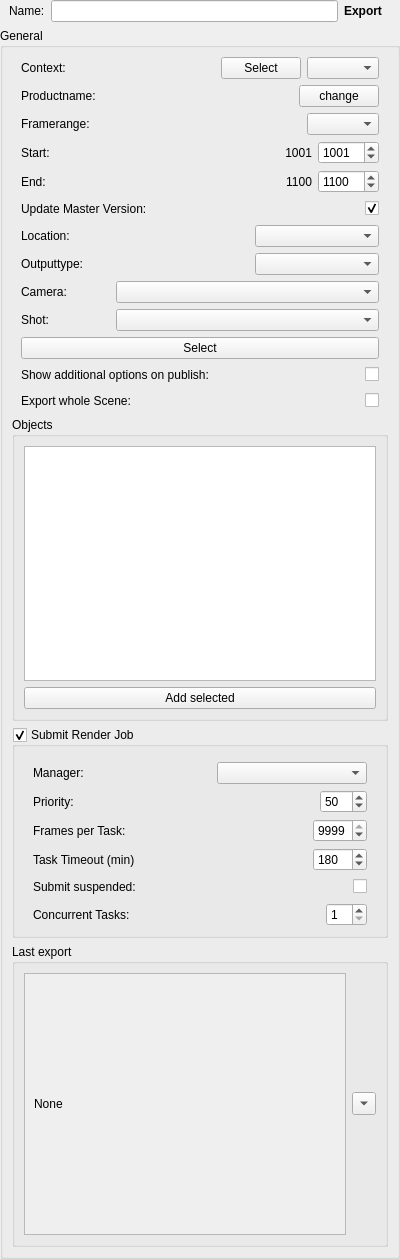
<?xml version="1.0" encoding="UTF-8"?>
<ui version="4.0">
 <class>wg_USD</class>
 <widget class="QWidget" name="wg_USD">
  <property name="geometry">
   <rect>
    <x>0</x>
    <y>0</y>
    <width>400</width>
    <height>1259</height>
   </rect>
  </property>
  <property name="windowTitle">
   <string>Export</string>
  </property>
  <layout class="QVBoxLayout" name="verticalLayout">
   <property name="leftMargin">
    <number>0</number>
   </property>
   <property name="topMargin">
    <number>0</number>
   </property>
   <property name="rightMargin">
    <number>0</number>
   </property>
   <property name="bottomMargin">
    <number>0</number>
   </property>
   <item>
    <widget class="QWidget" name="w_name" native="true">
     <layout class="QHBoxLayout" name="horizontalLayout_5">
      <property name="leftMargin">
       <number>9</number>
      </property>
      <property name="topMargin">
       <number>0</number>
      </property>
      <property name="rightMargin">
       <number>18</number>
      </property>
      <property name="bottomMargin">
       <number>0</number>
      </property>
      <item>
       <widget class="QLabel" name="l_name">
        <property name="text">
         <string>Name:</string>
        </property>
       </widget>
      </item>
      <item>
       <widget class="QLineEdit" name="e_name">
        <property name="minimumSize">
         <size>
          <width>0</width>
          <height>0</height>
         </size>
        </property>
        <property name="maximumSize">
         <size>
          <width>9999</width>
          <height>16777215</height>
         </size>
        </property>
       </widget>
      </item>
      <item>
       <widget class="QLabel" name="l_class">
        <property name="font">
         <font>
          <bold>true</bold>
         </font>
        </property>
        <property name="text">
         <string>Export</string>
        </property>
       </widget>
      </item>
     </layout>
    </widget>
   </item>
   <item>
    <widget class="QGroupBox" name="gb_export">
     <property name="title">
      <string>General</string>
     </property>
     <layout class="QVBoxLayout" name="verticalLayout_2">
      <item>
       <widget class="QWidget" name="w_context" native="true">
        <layout class="QHBoxLayout" name="horizontalLayout_10">
         <property name="leftMargin">
          <number>9</number>
         </property>
         <property name="topMargin">
          <number>0</number>
         </property>
         <property name="rightMargin">
          <number>9</number>
         </property>
         <property name="bottomMargin">
          <number>0</number>
         </property>
         <item>
          <widget class="QLabel" name="label_4">
           <property name="text">
            <string>Context:</string>
           </property>
          </widget>
         </item>
         <item>
          <spacer name="horizontalSpacer_5">
           <property name="orientation">
            <enum>Qt::Orientation::Horizontal</enum>
           </property>
           <property name="sizeHint" stdset="0">
            <size>
             <width>37</width>
             <height>20</height>
            </size>
           </property>
          </spacer>
         </item>
         <item>
          <widget class="QLabel" name="l_context">
           <property name="text">
            <string/>
           </property>
          </widget>
         </item>
         <item>
          <spacer name="horizontalSpacer">
           <property name="orientation">
            <enum>Qt::Orientation::Horizontal</enum>
           </property>
           <property name="sizeHint" stdset="0">
            <size>
             <width>40</width>
             <height>20</height>
            </size>
           </property>
          </spacer>
         </item>
         <item>
          <widget class="QPushButton" name="b_context">
           <property name="text">
            <string>Select</string>
           </property>
          </widget>
         </item>
         <item>
          <widget class="QComboBox" name="cb_context"/>
         </item>
        </layout>
       </widget>
      </item>
      <item>
       <widget class="QWidget" name="w_taskname" native="true">
        <layout class="QHBoxLayout" name="horizontalLayout_4">
         <property name="leftMargin">
          <number>9</number>
         </property>
         <property name="topMargin">
          <number>0</number>
         </property>
         <property name="rightMargin">
          <number>9</number>
         </property>
         <property name="bottomMargin">
          <number>0</number>
         </property>
         <item>
          <widget class="QLabel" name="l_tasklabel">
           <property name="text">
            <string>Productname:</string>
           </property>
          </widget>
         </item>
         <item>
          <widget class="QLabel" name="l_taskName">
           <property name="sizePolicy">
            <sizepolicy hsizetype="Expanding" vsizetype="Preferred">
             <horstretch>0</horstretch>
             <verstretch>0</verstretch>
            </sizepolicy>
           </property>
           <property name="text">
            <string/>
           </property>
           <property name="alignment">
            <set>Qt::AlignmentFlag::AlignCenter</set>
           </property>
          </widget>
         </item>
         <item>
          <widget class="QPushButton" name="b_changeTask">
           <property name="enabled">
            <bool>true</bool>
           </property>
           <property name="focusPolicy">
            <enum>Qt::FocusPolicy::NoFocus</enum>
           </property>
           <property name="text">
            <string>change</string>
           </property>
          </widget>
         </item>
        </layout>
       </widget>
      </item>
      <item>
       <widget class="QWidget" name="w_range" native="true">
        <layout class="QHBoxLayout" name="horizontalLayout_6">
         <property name="spacing">
          <number>0</number>
         </property>
         <property name="leftMargin">
          <number>9</number>
         </property>
         <property name="topMargin">
          <number>0</number>
         </property>
         <property name="rightMargin">
          <number>9</number>
         </property>
         <property name="bottomMargin">
          <number>0</number>
         </property>
         <item>
          <widget class="QLabel" name="label_3">
           <property name="text">
            <string>Framerange:</string>
           </property>
          </widget>
         </item>
         <item>
          <spacer name="horizontalSpacer_2">
           <property name="orientation">
            <enum>Qt::Orientation::Horizontal</enum>
           </property>
           <property name="sizeHint" stdset="0">
            <size>
             <width>37</width>
             <height>20</height>
            </size>
           </property>
          </spacer>
         </item>
         <item>
          <widget class="QComboBox" name="cb_rangeType"/>
         </item>
        </layout>
       </widget>
      </item>
      <item>
       <widget class="QWidget" name="f_frameRange_2" native="true">
        <layout class="QGridLayout" name="gridLayout">
         <property name="leftMargin">
          <number>9</number>
         </property>
         <property name="topMargin">
          <number>0</number>
         </property>
         <property name="rightMargin">
          <number>9</number>
         </property>
         <property name="bottomMargin">
          <number>0</number>
         </property>
         <item row="1" column="5">
          <widget class="QLabel" name="l_rangeEnd">
           <property name="minimumSize">
            <size>
             <width>30</width>
             <height>0</height>
            </size>
           </property>
           <property name="text">
            <string>1100</string>
           </property>
           <property name="alignment">
            <set>Qt::AlignmentFlag::AlignRight|Qt::AlignmentFlag::AlignTrailing|Qt::AlignmentFlag::AlignVCenter</set>
           </property>
          </widget>
         </item>
         <item row="1" column="6">
          <widget class="QSpinBox" name="sp_rangeEnd">
           <property name="maximum">
            <number>99999</number>
           </property>
           <property name="value">
            <number>1100</number>
           </property>
          </widget>
         </item>
         <item row="0" column="6">
          <widget class="QSpinBox" name="sp_rangeStart">
           <property name="maximum">
            <number>99999</number>
           </property>
           <property name="value">
            <number>1001</number>
           </property>
          </widget>
         </item>
         <item row="0" column="5">
          <widget class="QLabel" name="l_rangeStart">
           <property name="minimumSize">
            <size>
             <width>30</width>
             <height>0</height>
            </size>
           </property>
           <property name="text">
            <string>1001</string>
           </property>
           <property name="alignment">
            <set>Qt::AlignmentFlag::AlignRight|Qt::AlignmentFlag::AlignTrailing|Qt::AlignmentFlag::AlignVCenter</set>
           </property>
          </widget>
         </item>
         <item row="0" column="0">
          <widget class="QLabel" name="l_rangeStartInfo">
           <property name="text">
            <string>Start:</string>
           </property>
          </widget>
         </item>
         <item row="0" column="4">
          <spacer name="horizontalSpacer_7">
           <property name="orientation">
            <enum>Qt::Orientation::Horizontal</enum>
           </property>
           <property name="sizeHint" stdset="0">
            <size>
             <width>40</width>
             <height>20</height>
            </size>
           </property>
          </spacer>
         </item>
         <item row="1" column="0">
          <widget class="QLabel" name="l_rangeEndInfo">
           <property name="text">
            <string>End:</string>
           </property>
          </widget>
         </item>
        </layout>
       </widget>
      </item>
      <item>
       <widget class="QWidget" name="w_master" native="true">
        <layout class="QHBoxLayout" name="horizontalLayout_20">
         <property name="spacing">
          <number>0</number>
         </property>
         <property name="leftMargin">
          <number>9</number>
         </property>
         <property name="topMargin">
          <number>0</number>
         </property>
         <property name="rightMargin">
          <number>9</number>
         </property>
         <property name="bottomMargin">
          <number>0</number>
         </property>
         <item>
          <widget class="QLabel" name="l_master">
           <property name="text">
            <string>Update Master Version:</string>
           </property>
          </widget>
         </item>
         <item>
          <spacer name="horizontalSpacer_29">
           <property name="orientation">
            <enum>Qt::Orientation::Horizontal</enum>
           </property>
           <property name="sizeHint" stdset="0">
            <size>
             <width>113</width>
             <height>20</height>
            </size>
           </property>
          </spacer>
         </item>
         <item>
          <widget class="QCheckBox" name="chb_master">
           <property name="text">
            <string/>
           </property>
           <property name="checked">
            <bool>true</bool>
           </property>
          </widget>
         </item>
        </layout>
       </widget>
      </item>
      <item>
       <widget class="QWidget" name="w_outPath" native="true">
        <layout class="QHBoxLayout" name="horizontalLayout_11">
         <property name="spacing">
          <number>0</number>
         </property>
         <property name="leftMargin">
          <number>9</number>
         </property>
         <property name="topMargin">
          <number>0</number>
         </property>
         <property name="rightMargin">
          <number>9</number>
         </property>
         <property name="bottomMargin">
          <number>0</number>
         </property>
         <item>
          <widget class="QLabel" name="l_outPath">
           <property name="text">
            <string>Location:</string>
           </property>
          </widget>
         </item>
         <item>
          <spacer name="horizontalSpacer_6">
           <property name="orientation">
            <enum>Qt::Orientation::Horizontal</enum>
           </property>
           <property name="sizeHint" stdset="0">
            <size>
             <width>113</width>
             <height>20</height>
            </size>
           </property>
          </spacer>
         </item>
         <item>
          <widget class="QComboBox" name="cb_outPath">
           <property name="minimumSize">
            <size>
             <width>124</width>
             <height>0</height>
            </size>
           </property>
          </widget>
         </item>
        </layout>
       </widget>
      </item>
      <item>
       <widget class="QWidget" name="w_outType" native="true">
        <layout class="QHBoxLayout" name="horizontalLayout_9">
         <property name="spacing">
          <number>0</number>
         </property>
         <property name="leftMargin">
          <number>9</number>
         </property>
         <property name="topMargin">
          <number>0</number>
         </property>
         <property name="rightMargin">
          <number>9</number>
         </property>
         <property name="bottomMargin">
          <number>0</number>
         </property>
         <item>
          <widget class="QLabel" name="l_outType">
           <property name="text">
            <string>Outputtype:</string>
           </property>
          </widget>
         </item>
         <item>
          <spacer name="horizontalSpacer_3">
           <property name="orientation">
            <enum>Qt::Orientation::Horizontal</enum>
           </property>
           <property name="sizeHint" stdset="0">
            <size>
             <width>113</width>
             <height>20</height>
            </size>
           </property>
          </spacer>
         </item>
         <item>
          <widget class="QComboBox" name="cb_outType">
           <property name="minimumSize">
            <size>
             <width>124</width>
             <height>0</height>
            </size>
           </property>
          </widget>
         </item>
        </layout>
       </widget>
      </item>
      <item>
       <widget class="QWidget" name="w_cam" native="true">
        <layout class="QHBoxLayout" name="horizontalLayout_3">
         <property name="spacing">
          <number>0</number>
         </property>
         <property name="leftMargin">
          <number>9</number>
         </property>
         <property name="topMargin">
          <number>0</number>
         </property>
         <property name="rightMargin">
          <number>9</number>
         </property>
         <property name="bottomMargin">
          <number>0</number>
         </property>
         <item>
          <widget class="QLabel" name="l_cam">
           <property name="minimumSize">
            <size>
             <width>40</width>
             <height>0</height>
            </size>
           </property>
           <property name="maximumSize">
            <size>
             <width>95</width>
             <height>16777215</height>
            </size>
           </property>
           <property name="text">
            <string>Camera:</string>
           </property>
          </widget>
         </item>
         <item>
          <widget class="QComboBox" name="cb_cam"/>
         </item>
        </layout>
       </widget>
      </item>
      <item>
       <widget class="QWidget" name="w_sCamShot" native="true">
        <layout class="QHBoxLayout" name="horizontalLayout_7">
         <property name="spacing">
          <number>0</number>
         </property>
         <property name="leftMargin">
          <number>9</number>
         </property>
         <property name="topMargin">
          <number>0</number>
         </property>
         <property name="rightMargin">
          <number>9</number>
         </property>
         <property name="bottomMargin">
          <number>0</number>
         </property>
         <item>
          <widget class="QLabel" name="l_sCamShot">
           <property name="minimumSize">
            <size>
             <width>40</width>
             <height>0</height>
            </size>
           </property>
           <property name="maximumSize">
            <size>
             <width>95</width>
             <height>16777215</height>
            </size>
           </property>
           <property name="text">
            <string>Shot:</string>
           </property>
          </widget>
         </item>
         <item>
          <widget class="QComboBox" name="cb_sCamShot"/>
         </item>
        </layout>
       </widget>
      </item>
      <item>
       <widget class="QWidget" name="w_selectCam" native="true">
        <layout class="QHBoxLayout" name="horizontalLayout_2">
         <property name="spacing">
          <number>0</number>
         </property>
         <property name="leftMargin">
          <number>9</number>
         </property>
         <property name="topMargin">
          <number>0</number>
         </property>
         <property name="rightMargin">
          <number>9</number>
         </property>
         <property name="bottomMargin">
          <number>0</number>
         </property>
         <item>
          <widget class="QPushButton" name="b_selectCam">
           <property name="focusPolicy">
            <enum>Qt::FocusPolicy::NoFocus</enum>
           </property>
           <property name="text">
            <string>Select</string>
           </property>
          </widget>
         </item>
        </layout>
       </widget>
      </item>
      <item>
       <widget class="QWidget" name="w_additionalOptions" native="true">
        <layout class="QHBoxLayout" name="horizontalLayout_15">
         <property name="leftMargin">
          <number>9</number>
         </property>
         <property name="topMargin">
          <number>0</number>
         </property>
         <property name="rightMargin">
          <number>9</number>
         </property>
         <property name="bottomMargin">
          <number>0</number>
         </property>
         <item>
          <widget class="QLabel" name="l_additionalOptions">
           <property name="text">
            <string>Show additional options on publish:</string>
           </property>
          </widget>
         </item>
         <item>
          <spacer name="horizontalSpacer_11">
           <property name="orientation">
            <enum>Qt::Orientation::Horizontal</enum>
           </property>
           <property name="sizeHint" stdset="0">
            <size>
             <width>40</width>
             <height>20</height>
            </size>
           </property>
          </spacer>
         </item>
         <item>
          <widget class="QCheckBox" name="chb_additionalOptions">
           <property name="text">
            <string/>
           </property>
           <property name="checked">
            <bool>false</bool>
           </property>
          </widget>
         </item>
        </layout>
       </widget>
      </item>
      <item>
       <widget class="QWidget" name="w_wholeScene" native="true">
        <layout class="QHBoxLayout" name="horizontalLayout">
         <property name="spacing">
          <number>0</number>
         </property>
         <property name="leftMargin">
          <number>9</number>
         </property>
         <property name="topMargin">
          <number>0</number>
         </property>
         <property name="rightMargin">
          <number>9</number>
         </property>
         <property name="bottomMargin">
          <number>0</number>
         </property>
         <item>
          <widget class="QLabel" name="l_wholeScene">
           <property name="text">
            <string>Export whole Scene:</string>
           </property>
          </widget>
         </item>
         <item>
          <spacer name="horizontalSpacer_4">
           <property name="orientation">
            <enum>Qt::Orientation::Horizontal</enum>
           </property>
           <property name="sizeHint" stdset="0">
            <size>
             <width>185</width>
             <height>20</height>
            </size>
           </property>
          </spacer>
         </item>
         <item>
          <widget class="QCheckBox" name="chb_wholeScene">
           <property name="text">
            <string/>
           </property>
           <property name="checked">
            <bool>false</bool>
           </property>
          </widget>
         </item>
        </layout>
       </widget>
      </item>
      <item>
       <widget class="QGroupBox" name="gb_objects">
        <property name="enabled">
         <bool>true</bool>
        </property>
        <property name="title">
         <string>Objects</string>
        </property>
        <layout class="QVBoxLayout" name="verticalLayout_3">
         <property name="leftMargin">
          <number>9</number>
         </property>
         <property name="topMargin">
          <number>9</number>
         </property>
         <property name="rightMargin">
          <number>9</number>
         </property>
         <property name="bottomMargin">
          <number>9</number>
         </property>
         <item>
          <widget class="QFrame" name="f_objectList">
           <layout class="QHBoxLayout" name="horizontalLayout_8">
            <property name="leftMargin">
             <number>0</number>
            </property>
            <property name="topMargin">
             <number>0</number>
            </property>
            <property name="rightMargin">
             <number>0</number>
            </property>
            <property name="bottomMargin">
             <number>0</number>
            </property>
            <item>
             <widget class="QListWidget" name="lw_objects">
              <property name="contextMenuPolicy">
               <enum>Qt::ContextMenuPolicy::CustomContextMenu</enum>
              </property>
              <property name="selectionMode">
               <enum>QAbstractItemView::SelectionMode::ExtendedSelection</enum>
              </property>
              <property name="verticalScrollMode">
               <enum>QAbstractItemView::ScrollMode::ScrollPerPixel</enum>
              </property>
              <property name="horizontalScrollMode">
               <enum>QAbstractItemView::ScrollMode::ScrollPerPixel</enum>
              </property>
             </widget>
            </item>
           </layout>
          </widget>
         </item>
         <item>
          <widget class="QPushButton" name="b_add">
           <property name="minimumSize">
            <size>
             <width>0</width>
             <height>0</height>
            </size>
           </property>
           <property name="maximumSize">
            <size>
             <width>99999</width>
             <height>16777215</height>
            </size>
           </property>
           <property name="focusPolicy">
            <enum>Qt::FocusPolicy::NoFocus</enum>
           </property>
           <property name="text">
            <string>Add selected</string>
           </property>
          </widget>
         </item>
        </layout>
       </widget>
      </item>
      <item>
       <widget class="QGroupBox" name="gb_submit">
        <property name="title">
         <string>Submit Render Job</string>
        </property>
        <property name="checkable">
         <bool>true</bool>
        </property>
        <property name="checked">
         <bool>true</bool>
        </property>
        <layout class="QVBoxLayout" name="verticalLayout_8">
         <property name="topMargin">
          <number>15</number>
         </property>
         <item>
          <widget class="QWidget" name="f_manager" native="true">
           <layout class="QHBoxLayout" name="horizontalLayout_14">
            <property name="topMargin">
             <number>0</number>
            </property>
            <property name="bottomMargin">
             <number>0</number>
            </property>
            <item>
             <widget class="QLabel" name="l_manager">
              <property name="text">
               <string>Manager:</string>
              </property>
             </widget>
            </item>
            <item>
             <spacer name="horizontalSpacer_19">
              <property name="orientation">
               <enum>Qt::Orientation::Horizontal</enum>
              </property>
              <property name="sizeHint" stdset="0">
               <size>
                <width>40</width>
                <height>20</height>
               </size>
              </property>
             </spacer>
            </item>
            <item>
             <widget class="QComboBox" name="cb_manager">
              <property name="minimumSize">
               <size>
                <width>150</width>
                <height>0</height>
               </size>
              </property>
             </widget>
            </item>
           </layout>
          </widget>
         </item>
         <item>
          <widget class="QWidget" name="f_rjPrio" native="true">
           <layout class="QHBoxLayout" name="horizontalLayout_21">
            <property name="topMargin">
             <number>0</number>
            </property>
            <property name="bottomMargin">
             <number>0</number>
            </property>
            <item>
             <widget class="QLabel" name="l_rjPrio">
              <property name="text">
               <string>Priority:</string>
              </property>
             </widget>
            </item>
            <item>
             <spacer name="horizontalSpacer_16">
              <property name="orientation">
               <enum>Qt::Orientation::Horizontal</enum>
              </property>
              <property name="sizeHint" stdset="0">
               <size>
                <width>40</width>
                <height>20</height>
               </size>
              </property>
             </spacer>
            </item>
            <item>
             <widget class="QSpinBox" name="sp_rjPrio">
              <property name="maximum">
               <number>100</number>
              </property>
              <property name="value">
               <number>50</number>
              </property>
             </widget>
            </item>
           </layout>
          </widget>
         </item>
         <item>
          <widget class="QWidget" name="f_rjWidgetsPerTask" native="true">
           <layout class="QHBoxLayout" name="horizontalLayout_22">
            <property name="topMargin">
             <number>0</number>
            </property>
            <property name="bottomMargin">
             <number>0</number>
            </property>
            <item>
             <widget class="QLabel" name="label_15">
              <property name="text">
               <string>Frames per Task:</string>
              </property>
             </widget>
            </item>
            <item>
             <spacer name="horizontalSpacer_17">
              <property name="orientation">
               <enum>Qt::Orientation::Horizontal</enum>
              </property>
              <property name="sizeHint" stdset="0">
               <size>
                <width>40</width>
                <height>20</height>
               </size>
              </property>
             </spacer>
            </item>
            <item>
             <widget class="QSpinBox" name="sp_rjFramesPerTask">
              <property name="minimum">
               <number>1</number>
              </property>
              <property name="maximum">
               <number>9999</number>
              </property>
              <property name="value">
               <number>9999</number>
              </property>
             </widget>
            </item>
           </layout>
          </widget>
         </item>
         <item>
          <widget class="QWidget" name="f_rjTimeout" native="true">
           <layout class="QHBoxLayout" name="horizontalLayout_28">
            <property name="topMargin">
             <number>0</number>
            </property>
            <property name="bottomMargin">
             <number>0</number>
            </property>
            <item>
             <widget class="QLabel" name="l_rjTimeout">
              <property name="text">
               <string>Task Timeout (min)</string>
              </property>
             </widget>
            </item>
            <item>
             <spacer name="horizontalSpacer_23">
              <property name="orientation">
               <enum>Qt::Orientation::Horizontal</enum>
              </property>
              <property name="sizeHint" stdset="0">
               <size>
                <width>40</width>
                <height>20</height>
               </size>
              </property>
             </spacer>
            </item>
            <item>
             <widget class="QSpinBox" name="sp_rjTimeout">
              <property name="minimum">
               <number>1</number>
              </property>
              <property name="maximum">
               <number>9999</number>
              </property>
              <property name="value">
               <number>180</number>
              </property>
             </widget>
            </item>
           </layout>
          </widget>
         </item>
         <item>
          <widget class="QWidget" name="f_rjSuspended" native="true">
           <layout class="QHBoxLayout" name="horizontalLayout_26">
            <property name="topMargin">
             <number>0</number>
            </property>
            <property name="bottomMargin">
             <number>0</number>
            </property>
            <item>
             <widget class="QLabel" name="label_18">
              <property name="text">
               <string>Submit suspended:</string>
              </property>
             </widget>
            </item>
            <item>
             <spacer name="horizontalSpacer_20">
              <property name="orientation">
               <enum>Qt::Orientation::Horizontal</enum>
              </property>
              <property name="sizeHint" stdset="0">
               <size>
                <width>40</width>
                <height>20</height>
               </size>
              </property>
             </spacer>
            </item>
            <item>
             <widget class="QCheckBox" name="chb_rjSuspended">
              <property name="text">
               <string/>
              </property>
              <property name="checked">
               <bool>false</bool>
              </property>
             </widget>
            </item>
           </layout>
          </widget>
         </item>
         <item>
          <widget class="QWidget" name="w_dlConcurrentTasks" native="true">
           <layout class="QHBoxLayout" name="horizontalLayout_29">
            <property name="topMargin">
             <number>0</number>
            </property>
            <property name="bottomMargin">
             <number>0</number>
            </property>
            <item>
             <widget class="QLabel" name="l_dlConcurrentTasks">
              <property name="text">
               <string>Concurrent Tasks:</string>
              </property>
             </widget>
            </item>
            <item>
             <spacer name="horizontalSpacer_24">
              <property name="orientation">
               <enum>Qt::Orientation::Horizontal</enum>
              </property>
              <property name="sizeHint" stdset="0">
               <size>
                <width>40</width>
                <height>20</height>
               </size>
              </property>
             </spacer>
            </item>
            <item>
             <widget class="QSpinBox" name="sp_dlConcurrentTasks">
              <property name="minimum">
               <number>1</number>
              </property>
              <property name="maximum">
               <number>99</number>
              </property>
              <property name="value">
               <number>1</number>
              </property>
             </widget>
            </item>
           </layout>
          </widget>
         </item>
        </layout>
       </widget>
      </item>
      <item>
       <widget class="QGroupBox" name="gb_previous">
        <property name="title">
         <string>Last export</string>
        </property>
        <layout class="QHBoxLayout" name="horizontalLayout_13">
         <property name="leftMargin">
          <number>9</number>
         </property>
         <property name="topMargin">
          <number>9</number>
         </property>
         <property name="rightMargin">
          <number>9</number>
         </property>
         <property name="bottomMargin">
          <number>9</number>
         </property>
         <item>
          <widget class="QScrollArea" name="scrollArea">
           <property name="widgetResizable">
            <bool>true</bool>
           </property>
           <widget class="QWidget" name="scrollAreaWidgetContents">
            <property name="geometry">
             <rect>
              <x>0</x>
              <y>0</y>
              <width>329</width>
              <height>262</height>
             </rect>
            </property>
            <layout class="QHBoxLayout" name="horizontalLayout_12">
             <item>
              <widget class="QLabel" name="l_pathLast">
               <property name="text">
                <string>None</string>
               </property>
              </widget>
             </item>
            </layout>
           </widget>
          </widget>
         </item>
         <item>
          <widget class="QToolButton" name="b_pathLast">
           <property name="enabled">
            <bool>true</bool>
           </property>
           <property name="text">
            <string>...</string>
           </property>
           <property name="arrowType">
            <enum>Qt::ArrowType::DownArrow</enum>
           </property>
          </widget>
         </item>
        </layout>
       </widget>
      </item>
     </layout>
    </widget>
   </item>
  </layout>
 </widget>
 <tabstops>
  <tabstop>e_name</tabstop>
  <tabstop>b_context</tabstop>
  <tabstop>cb_context</tabstop>
  <tabstop>cb_rangeType</tabstop>
  <tabstop>sp_rangeStart</tabstop>
  <tabstop>sp_rangeEnd</tabstop>
  <tabstop>chb_master</tabstop>
  <tabstop>cb_outPath</tabstop>
  <tabstop>cb_outType</tabstop>
  <tabstop>cb_cam</tabstop>
  <tabstop>cb_sCamShot</tabstop>
  <tabstop>chb_additionalOptions</tabstop>
  <tabstop>chb_wholeScene</tabstop>
  <tabstop>lw_objects</tabstop>
  <tabstop>gb_submit</tabstop>
  <tabstop>cb_manager</tabstop>
  <tabstop>sp_rjPrio</tabstop>
  <tabstop>sp_rjFramesPerTask</tabstop>
  <tabstop>sp_rjTimeout</tabstop>
  <tabstop>chb_rjSuspended</tabstop>
  <tabstop>sp_dlConcurrentTasks</tabstop>
  <tabstop>scrollArea</tabstop>
  <tabstop>b_pathLast</tabstop>
 </tabstops>
 <resources/>
 <connections/>
</ui>
